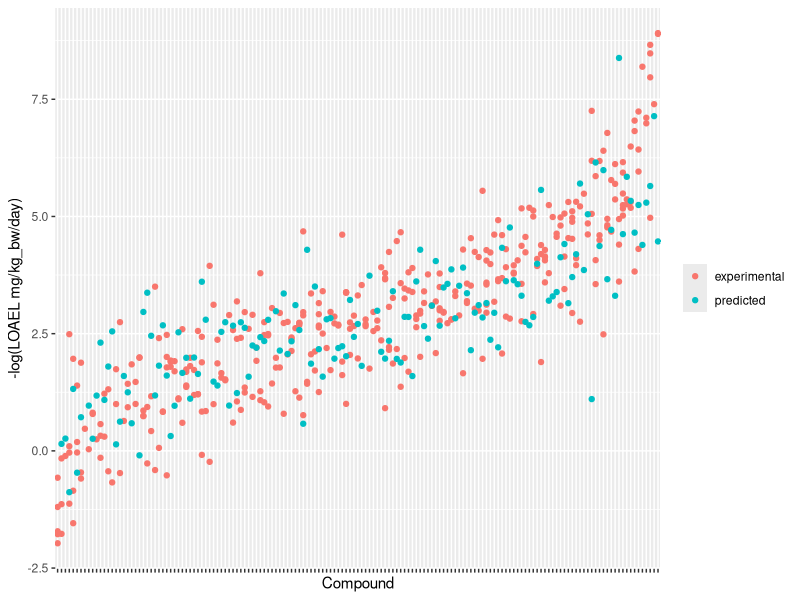

This chart was generated by the following R code:
library(ggplot2)

training = read.csv("data/training-test-predictions.csv",header=T)
test <- read.csv("data/test.csv",header=T)
n = c("SMILES","LOAEL","Source")

data = data.frame(factor(test$SMILES),test$LOAEL,factor(test$Dataset))
names(data) = n
data$Type = "experimental"
comb = data.frame(factor(training$SMILES),training$LOAEL_predicted,factor(training$Dataset))
names(comb) = n
comb$Type = "predicted"
data = rbind(data,comb)
data$LOAEL = -log(data$LOAEL)
data$SMILES <- reorder(data$SMILES,data$LOAEL)
#img <- ggplot(data, aes(SMILES,LOAEL,ymin = min(LOAEL), ymax=max(LOAEL),shape=Source,color=Type))
img <- ggplot(data, aes(SMILES,LOAEL,ymin = min(LOAEL), ymax=max(LOAEL),color=Type))
img <- img + ylab('-log(LOAEL mg/kg_bw/day)') + xlab('Compound') + theme(axis.text.x = element_blank()) + theme(legend.title=element_blank())
img <- img + geom_point()

ggsave(file='figure/test-prediction.pdf', plot=img,width=12, height=8)
